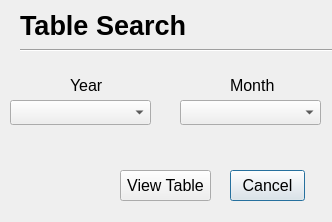
<?xml version="1.0" encoding="UTF-8"?>
<ui version="4.0">
 <class>Dialog</class>
 <widget class="QDialog" name="Dialog">
  <property name="geometry">
   <rect>
    <x>0</x>
    <y>0</y>
    <width>332</width>
    <height>222</height>
   </rect>
  </property>
  <property name="windowTitle">
   <string>Dialog</string>
  </property>
  <widget class="QLabel" name="expenseDialogTitle">
   <property name="geometry">
    <rect>
     <x>20</x>
     <y>10</y>
     <width>181</width>
     <height>31</height>
    </rect>
   </property>
   <property name="font">
    <font>
     <pointsize>20</pointsize>
     <bold>true</bold>
    </font>
   </property>
   <property name="text">
    <string>Table Search</string>
   </property>
  </widget>
  <widget class="Line" name="line">
   <property name="geometry">
    <rect>
     <x>20</x>
     <y>40</y>
     <width>351</width>
     <height>21</height>
    </rect>
   </property>
   <property name="orientation">
    <enum>Qt::Horizontal</enum>
   </property>
  </widget>
  <widget class="QLabel" name="label">
   <property name="geometry">
    <rect>
     <x>70</x>
     <y>70</y>
     <width>41</width>
     <height>31</height>
    </rect>
   </property>
   <property name="font">
    <font>
     <pointsize>12</pointsize>
    </font>
   </property>
   <property name="text">
    <string>Year</string>
   </property>
  </widget>
  <widget class="QLabel" name="label_2">
   <property name="geometry">
    <rect>
     <x>230</x>
     <y>70</y>
     <width>51</width>
     <height>31</height>
    </rect>
   </property>
   <property name="font">
    <font>
     <pointsize>12</pointsize>
    </font>
   </property>
   <property name="text">
    <string>Month</string>
   </property>
  </widget>
  <widget class="QPushButton" name="searchTableCancelPushButton">
   <property name="geometry">
    <rect>
     <x>230</x>
     <y>170</y>
     <width>75</width>
     <height>31</height>
    </rect>
   </property>
   <property name="font">
    <font>
     <pointsize>12</pointsize>
    </font>
   </property>
   <property name="text">
    <string>Cancel</string>
   </property>
  </widget>
  <widget class="QPushButton" name="searchTableViewPushButton">
   <property name="geometry">
    <rect>
     <x>120</x>
     <y>170</y>
     <width>91</width>
     <height>31</height>
    </rect>
   </property>
   <property name="font">
    <font>
     <pointsize>12</pointsize>
    </font>
   </property>
   <property name="text">
    <string>View Table</string>
   </property>
  </widget>
  <widget class="QComboBox" name="yearDropdown">
   <property name="geometry">
    <rect>
     <x>10</x>
     <y>100</y>
     <width>141</width>
     <height>25</height>
    </rect>
   </property>
   <property name="minimumSize">
    <size>
     <width>0</width>
     <height>25</height>
    </size>
   </property>
   <property name="font">
    <font>
     <pointsize>12</pointsize>
    </font>
   </property>
   <property name="placeholderText">
    <string>--Select Option--</string>
   </property>
  </widget>
  <widget class="QComboBox" name="monthDropdown">
   <property name="geometry">
    <rect>
     <x>180</x>
     <y>100</y>
     <width>141</width>
     <height>25</height>
    </rect>
   </property>
   <property name="minimumSize">
    <size>
     <width>0</width>
     <height>25</height>
    </size>
   </property>
   <property name="font">
    <font>
     <pointsize>12</pointsize>
    </font>
   </property>
   <property name="placeholderText">
    <string>--Select Option--</string>
   </property>
  </widget>
 </widget>
 <resources/>
 <connections/>
</ui>
